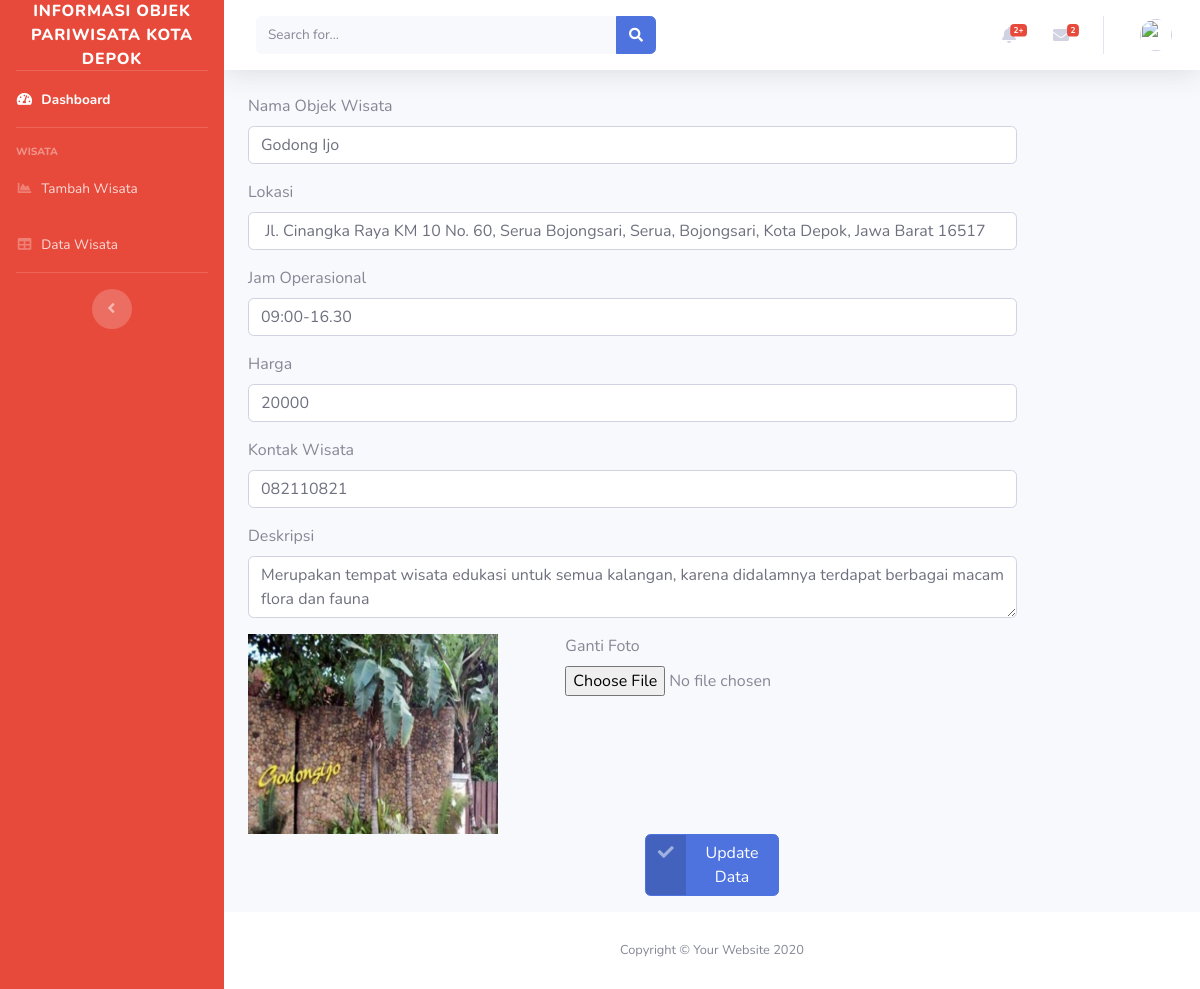
Screenshot of /dashboard/edit_wisata/WST0001 with the database file from the repository.
### tables this page shows
CREATE TABLE `wisata` (
  `id_wisata` varchar(15) NOT NULL,
  `nama_wisata` varchar(255) NOT NULL,
  `lokasi` varchar(255) NOT NULL,
  `harga` int(20) NOT NULL,
  `jam_operasional` varchar(255) NOT NULL,
  `kontak_wisata` varchar(255) NOT NULL,
  `rating` double NOT NULL,
  `deskripsi` text NOT NULL,
  `gambar` varchar(255) NOT NULL
);

### application/models/wisata_model.php (called while the page is built, shortened)
<?php
class wisata_model extends CI_Model {
	public function getWisataSingle($id)
	{
	   $query = $this->db->get('wisata',['id_wisata' => $id]);
		 return $query;
	}
}

### application/controllers/Dashboard.php (called while the page is built, shortened)
<?php
class Dashboard extends CI_Controller {
	public function __construct(){
		$this->load->model('Wisata_model');
	}
	public function edit_wisata($id)
	{
		$data['wisata'] = $this->Wisata_model->getWisataSingle($id)->row();
		$judul['judul'] = 'Ini Halaman Edit';
		$this->load->view('layouts/header', $judul);
		$this->load->view('dashboard/edit_wisata',$data);
		$this->load->view('layouts/footer');
	}
}

### index.php (called while the page is built, shortened)
<?php
require_once BASEPATH.'core/CodeIgniter.php';

### application/views/dashboard/edit_wisata.php (the view, shortened to what this page needs)
<?= form_open_multipart('Dashboard/proses_edit/'.$wisata->id_wisata,array('method' =>'POST')) ?>
  <div class="container">
    <div class="form-group">
      <div class="row mt-3">
      <div class="col-10">
      <label >Nama Objek Wisata</label>
      <input type="text" class="form-control" name="nama_wisata" value="<?php echo $wisata->nama_wisata; ?>">
    </div>
  </div>
    <div class="row mt-3">
      <div class="col-10">
      <label >Lokasi</label>
      <input type="text" class="form-control" name="lokasi" value="<?php echo $wisata->lokasi; ?>">
    </div>
    </div>
    <div class="row mt-3">
      <div class="col-10">
      <label >Jam Operasional</label>
      <input type="text" class="form-control" name="jam_operasional" value="<?php echo $wisata->jam_operasional; ?>">
    </div>
    </div>
    <div class="row mt-3">
    <div class="col-10">
      <label >Harga</label>
      <input type="text" class="form-control" name="harga" value="<?php echo $wisata->harga; ?>">
    </div>
    </div>
    <div class="row mt-3">
    <div class="col-10">
      <label >Kontak Wisata</label>
      <input type="text" class="form-control" name="kontak_wisata" value="<?php echo $wisata->kontak_wisata; ?>">
    </div>
    </div>
    <div class="row mt-3">
      <div class="col-10">
      <label >Deskripsi</label>
      <textarea class="form-control" name="deskripsi" value="<?php echo $wisata->deskripsi; ?>"><?php echo $wisata->deskripsi; ?></textarea>
    </div>
    </div>
    <div class="row mt-3">
      <div class="col-4">
      <img width="250" height="200" src="<?php echo base_url('uploads/'.$wisata->gambar) ?>" alt="">
      </div>
      <div class="col-6">
        <label for="exampleFormControlFile1">Ganti Foto</label>
        <input type="file" name="gambar" value="<?php echo $wisata->gambar; ?>" class="form-control-file" id="exampleFormControlFile1">
      </div>
  </div>
  <div class="row justify-content-md-center">
    <div class="col-lg-2">
      <button class="btn btn-primary btn-icon-split">
        <span class="icon text-white-50">
          <i class="fas fa-check"></i>
        </span>
        <span class="text">Update Data</span>
      </button>
  </div>
  </div>
  <?php echo form_close() ?>
  </div>
  </div>

### rows the page displays
wisata: nama_wisata "Godong Ijo", lokasi "Jl. Cinangka Raya KM 10 No. 60, Serua Bojongsari, Serua, Bojongsari, Kota Depok, Jawa Barat 16517", jam_operasional "09:00-16.30", harga "20000", kontak_wisata "082110821", deskripsi "Merupakan tempat wisata edukasi untuk semua kalangan, karena didalamnya terdapat berbagai macam flora dan fauna", gambar (picture)
